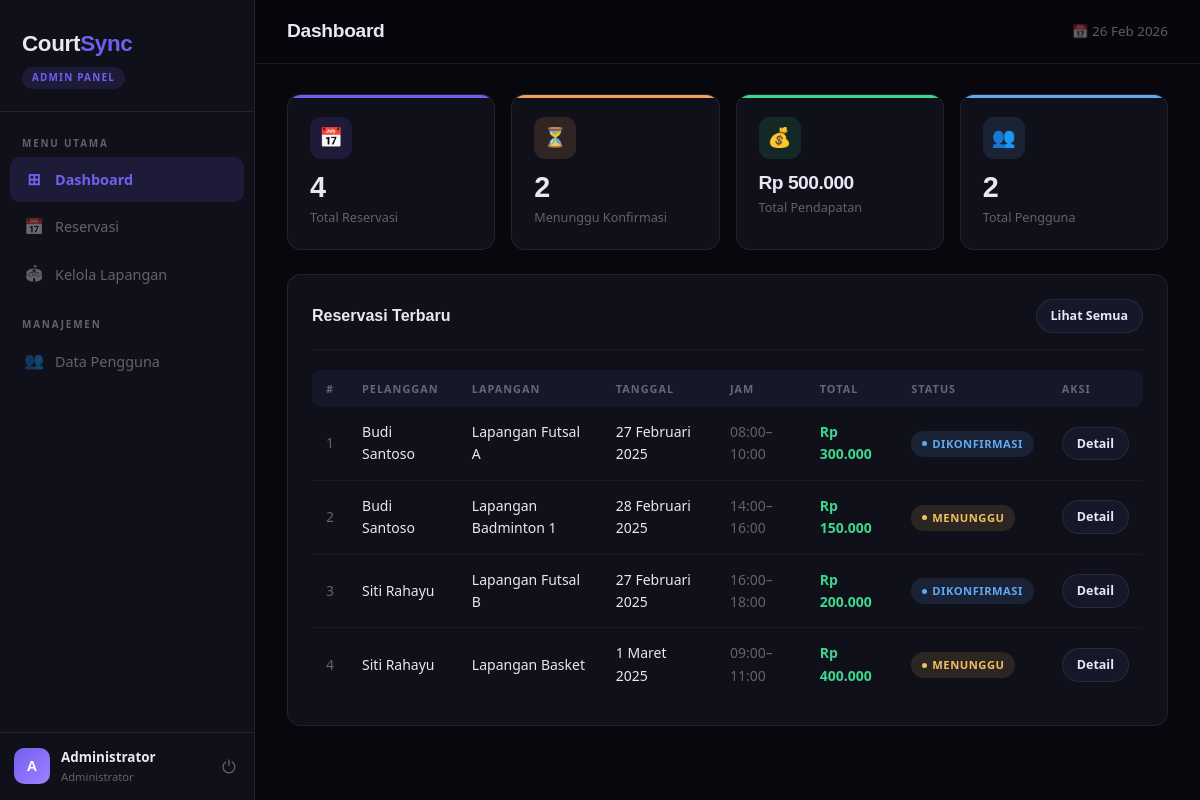
Page /admin/dashboard.php (signed in) on the committed database.
### tables this page shows
CREATE TABLE reservasi (
    id INTEGER PRIMARY KEY AUTO_INCREMENT,
    user_id INTEGER NOT NULL,
    lapangan_id INTEGER NOT NULL,
    tanggal DATE NOT NULL,
    jam_mulai TIME NOT NULL,
    jam_selesai TIME NOT NULL,
    durasi INTEGER NOT NULL COMMENT 'dalam jam',
    total_harga DECIMAL(10,2) NOT NULL,
    status ENUM('pending', 'konfirmasi', 'selesai', 'batal') DEFAULT 'pending',
    catatan TEXT,
    created_at TIMESTAMP DEFAULT CURRENT_TIMESTAMP,
    FOREIGN KEY (user_id) REFERENCES users(id) ON DELETE CASCADE,
    FOREIGN KEY (lapangan_id) REFERENCES lapangan(id) ON DELETE CASCADE
);

CREATE TABLE users (
    id INTEGER PRIMARY KEY AUTO_INCREMENT,
    nama VARCHAR(100) NOT NULL,
    email VARCHAR(100) NOT NULL UNIQUE,
    password VARCHAR(255) NOT NULL,
    no_hp VARCHAR(15),
    role ENUM('user', 'admin') DEFAULT 'user',
    created_at TIMESTAMP DEFAULT CURRENT_TIMESTAMP
);

CREATE TABLE lapangan (
    id INTEGER PRIMARY KEY AUTO_INCREMENT,
    nama VARCHAR(100) NOT NULL,
    jenis VARCHAR(50) NOT NULL,
    deskripsi TEXT,
    harga_per_jam DECIMAL(10,2) NOT NULL,
    status ENUM('tersedia', 'tidak_tersedia') DEFAULT 'tersedia',
    gambar VARCHAR(255),
    created_at TIMESTAMP DEFAULT CURRENT_TIMESTAMP
);

### auth.php (called while the page is built, shortened)
<?php
function getCurrentUser() {
    return [
        'id'   => $_SESSION['user_id'] ?? null,
        'nama' => $_SESSION['nama'] ?? null,
        'role' => $_SESSION['role'] ?? null,
        'email'=> $_SESSION['email'] ?? null,
    ];
}
function formatRupiah($amount) {
    return 'Rp ' . number_format($amount, 0, ',', '.');
}
function formatTanggal($date) {
    $bulan = ['', 'Januari', 'Februari', 'Maret', 'April', 'Mei', 'Juni',
              'Juli', 'Agustus', 'September', 'Oktober', 'November', 'Desember'];
    $d = date('j', strtotime($date));
    $m = $bulan[(int)date('n', strtotime($date))];
    $y = date('Y', strtotime($date));
    return "$d $m $y";
}
function badgeStatus($status) {
    $map = [
        'pending'    => ['label' => 'Menunggu',   'class' => 'badge-pending'],
        'konfirmasi' => ['label' => 'Dikonfirmasi','class' => 'badge-konfirmasi'],
        'selesai'    => ['label' => 'Selesai',     'class' => 'badge-selesai'],
        'batal'      => ['label' => 'Dibatalkan',  'class' => 'badge-batal'],
    ];
    return $map[$status] ?? ['label' => $status, 'class' => ''];
}
?>

### admin/dashboard.php (the view, shortened to what this page needs)
<?php
require '../connection.php';
require '../auth.php';
$pageTitle  = 'Dashboard';
$activePage = 'dashboard';
$totalReservasi = $pdo->query("SELECT COUNT(*) FROM reservasi")->fetchColumn();
$totalPending   = $pdo->query("SELECT COUNT(*) FROM reservasi WHERE status='pending'")->fetchColumn();
$totalUsers     = $pdo->query("SELECT COUNT(*) FROM users WHERE role='user'")->fetchColumn();
$pendapatan     = $pdo->query("SELECT COALESCE(SUM(total_harga),0) FROM reservasi WHERE status IN ('konfirmasi','selesai')")->fetchColumn();
$recentStmt = $pdo->query("
    SELECT r.*, u.nama as nama_user, l.nama as nama_lapangan
    FROM reservasi r
    JOIN users u ON r.user_id = u.id
    JOIN lapangan l ON r.lapangan_id = l.id
    ORDER BY r.created_at DESC LIMIT 8
");
$recentReservasi = $recentStmt->fetchAll();
include '_layout.php';
?>
<div class="stats-grid">
    <div class="stat-card purple">
        <div class="stat-icon">📅</div>
        <div class="stat-value"><?= $totalReservasi ?></div>
        <div class="stat-label">Total Reservasi</div>
    </div>
    <div class="stat-card orange">
        <div class="stat-icon">⏳</div>
        <div class="stat-value"><?= $totalPending ?></div>
        <div class="stat-label">Menunggu Konfirmasi</div>
    </div>
    <div class="stat-card green">
        <div class="stat-icon">💰</div>
        <div class="stat-value" style="font-size:1.2rem;"><?= 'Rp ' . number_format($pendapatan,0,',','.') ?></div>
        <div class="stat-label">Total Pendapatan</div>
    </div>
    <div class="stat-card blue">
        <div class="stat-icon">👥</div>
        <div class="stat-value"><?= $totalUsers ?></div>
        <div class="stat-label">Total Pengguna</div>
    </div>
</div>
<div class="card">
    <div class="card-header">
        <div class="card-title">Reservasi Terbaru</div>
        <a href="reservasi.php" class="btn btn-secondary btn-sm">Lihat Semua</a>
    </div>
    <div class="table-wrapper">
        <?php if (empty($recentReservasi)): ?>
            <div class="empty-state"><div class="icon">📭</div><p>Belum ada reservasi.</p></div>
        <?php else: ?>
        <table>
            <thead>
                <tr>
                    <th>#</th>
                    <th>Pelanggan</th>
                    <th>Lapangan</th>
                    <th>Tanggal</th>
                    <th>Jam</th>
                    <th>Total</th>
                    <th>Status</th>
                    <th>Aksi</th>
                </tr>
            </thead>
            <tbody>
            <?php foreach ($recentReservasi as $i => $r):
                $badge = badgeStatus($r['status']);
            ?>
                <tr>
                    <td style="color:var(--text-muted)"><?= $i+1 ?></td>
                    <td style="font-weight:500"><?= htmlspecialchars($r['nama_user']) ?></td>
                    <td><?= htmlspecialchars($r['nama_lapangan']) ?></td>
                    <td><?= formatTanggal($r['tanggal']) ?></td>
                    <td style="color:var(--text-muted)"><?= substr($r['jam_mulai'],0,5) ?>–<?= substr($r['jam_selesai'],0,5) ?></td>
                    <td style="font-weight:600;color:var(--success)"><?= formatRupiah($r['total_harga']) ?></td>
                    <td><span class="badge <?= $badge['class'] ?>"><?= $badge['label'] ?></span></td>
                    <td>
                        <a href="reservasi.php?detail=<?= $r['id'] ?>" class="btn btn-secondary btn-sm">Detail</a>
                    </td>
                </tr>
            <?php endforeach; ?>
            </tbody>
        </table>
        <?php endif; ?>
    </div>
</div>
<?php include '_layout_end.php'; ?>

### admin/_layout.php (shortened to what this page needs)
<!DOCTYPE html>
<html lang="id">
<head>
</head>
<body>
<aside class="sidebar">
    <div class="sidebar-brand">
        <div class="brand-name">Court<span>Sync</span></div>
        <div class="brand-badge">Admin Panel</div>
    </div>
    <nav class="sidebar-nav">
        <div class="nav-section-label">Menu Utama</div>
        <a href="dashboard.php" class="nav-item <?= ($activePage??'')=='dashboard' ? 'active' : '' ?>"><span class="nav-icon">⊞</span> Dashboard</a>
        <a href="reservasi.php" class="nav-item <?= ($activePage??'')=='reservasi'  ? 'active' : '' ?>"><span class="nav-icon">📅</span> Reservasi</a>
        <a href="lapangan.php"  class="nav-item <?= ($activePage??'')=='lapangan'   ? 'active' : '' ?>"><span class="nav-icon">🏟</span> Kelola Lapangan</a>
        <div class="nav-section-label" style="margin-top:10px;">Manajemen</div>
        <a href="users.php" class="nav-item <?= ($activePage??'')=='users' ? 'active' : '' ?>"><span class="nav-icon">👥</span> Data Pengguna</a>
    </nav>
    <?php $u = getCurrentUser(); ?>
    <div class="sidebar-user">
        <div class="user-avatar"><?= strtoupper(substr($u['nama'], 0, 1)) ?></div>
        <div class="user-info">
            <div class="user-name"><?= htmlspecialchars($u['nama']) ?></div>
            <div class="user-role">Administrator</div>
        </div>
        <a href="../logout.php" class="logout-btn" title="Logout">⏻</a>
    </div>
</aside>
<main class="main">
    <div class="topbar">
        <div class="topbar-title"><?= $pageTitle ?? 'Dashboard' ?></div>
        <div class="topbar-right"><span>📅 <?= date('d M Y') ?></span></div>
    </div>
    <div class="content">

### admin/_layout_end.php
    </div>
</main>
</body>
</html>

### rows in the picture
reservasi: user.nama "Budi Santoso", lapangan.nama "Lapangan Futsal A", tanggal "27 Februari 2025", jam_mulai "08:00", jam_selesai "10:00", total_harga "Rp 300.000", status "DIKONFIRMASI"
reservasi: user.nama "Budi Santoso", lapangan.nama "Lapangan Badminton 1", tanggal "28 Februari 2025", jam_mulai "14:00", jam_selesai "16:00", total_harga "Rp 150.000", status "MENUNGGU"
reservasi: user.nama "Siti Rahayu", lapangan.nama "Lapangan Futsal B", tanggal "27 Februari 2025", jam_mulai "16:00", jam_selesai "18:00", total_harga "Rp 200.000", status "DIKONFIRMASI"
reservasi: user.nama "Siti Rahayu", lapangan.nama "Lapangan Basket", tanggal "1 Maret 2025", jam_mulai "09:00", jam_selesai "11:00", total_harga "Rp 400.000", status "MENUNGGU"

### other values in the picture
substr($u['nama'], 0, 1) "A"
$u['nama'] "Administrator"
$pageTitle "Dashboard"
$totalReservasi "4"
$totalPending "2"
$pendapatan "500.000"
$totalUsers "2"
